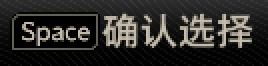
#> input picture reference-screenshots/cipher-space-confirm-template-original.png, 134 x 33 px (shown 2 times larger)
$ python extract_cipher_space_template.py
#> lines starting #> are read from the running program, lines starting #| are printed output that depends on the picture
"""Losslessly tighten the original shared Cipher Space-confirm template."""

from pathlib import Path

from PIL import Image


ROOT = Path(__file__).resolve().parents[1]
SOURCE = ROOT / "reference-screenshots/cipher-space-confirm-template-original.png"
OUTPUT = ROOT / "assets/resource/base/image/RewardConfirm/space_confirm_choice.png"
# Keep the complete keycap and glyphs, excluding right countdown/bottom bar.
# Pillow right and bottom coordinates are exclusive.
TEXT_BOX = (5, 6, 127, 25)


def main() -> None:
    with Image.open(SOURCE) as image:
#> image is the input picture: PIL image 134x33 RGBA; mean R, G, B, A 45.2, 43.8, 41.1, 255
        if image.size != (134, 33):
            raise SystemExit("Original template changed; recheck the lossless crop coordinates.")
        image.crop(TEXT_BOX).save(OUTPUT)
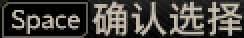
#> saved as space_confirm_choice.png: PIL image 122x19 RGBA (shown 2 times larger); mean R, G, B, A 68.3, 65.5, 60.5, 255
    print(f"Cropped existing template: {TEXT_BOX} -> {OUTPUT.name} (122x19)")


if __name__ == "__main__":
    main()
